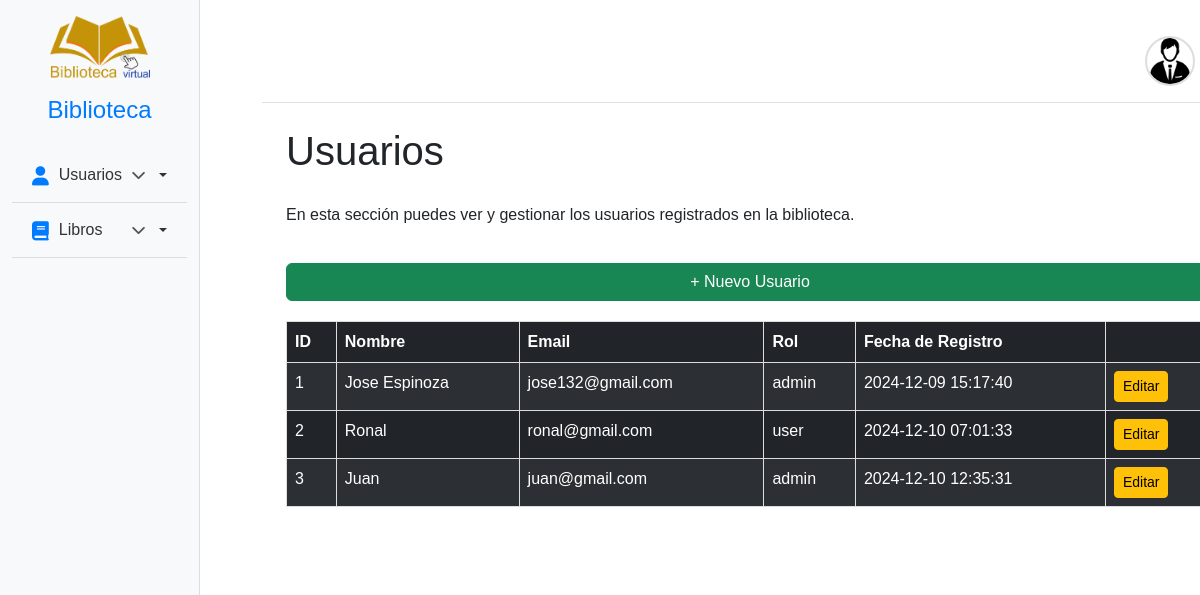
Screenshot of /admin/usuarios (signed in) with the database file from the repository.
### tables this page shows
CREATE TABLE usuarios (
        id_usuario INTEGER PRIMARY KEY AUTOINCREMENT,
        nombre TEXT NOT NULL,
        email TEXT UNIQUE NOT NULL,
        password TEXT NOT NULL,
        rol TEXT CHECK(rol IN ('admin', 'user')) NOT NULL,
        fecha_registro TIMESTAMP DEFAULT CURRENT_TIMESTAMP
        );

### blueprints/administrador/__init__.py (the view)
@administrador_bp.route('/admin/usuarios')
def usuarios():
    if session.get('user_role') != 'admin':
        return redirect(url_for('login.login'))  # Redirige al login si no es admin
    usuarios = query_db("SELECT * FROM usuarios")
    return render_template('usuarios.html', usuarios=usuarios)

### blueprints/administrador/__init__.py (called while the page is built)
def query_db(query, args=(), one=False):
    conn = sqlite3.connect('biblioteca.db')
    conn.row_factory = sqlite3.Row
    cur = conn.cursor()
    cur.execute(query, args)
    rv = cur.fetchall()
    conn.commit()
    conn.close()
    return (rv[0] if rv else None) if one else rv

### blueprints/index/__init__.py (called while the page is built)
def query_db(query, args=(), one=False):
    conn = sqlite3.connect('biblioteca.db')
    cursor = conn.cursor()
    cursor.execute(query, args)
    rv = cursor.fetchall()
    conn.close()
    return (rv[0] if rv else None) if one else rv

@index_bp.app_context_processor
def inject_categories():
    categorias = query_db("""
        SELECT
            id_categoria,
            nombre
        FROM categorias
    """)
    return {'categorias_navbar': categorias}

### blueprints/administrador/templates/usuarios.html (shortened to what this page needs)
{% extends 'baseadm.html' %}
{% block content %}
<h1>Usuarios</h1>
<p>En esta sección puedes ver y gestionar los usuarios registrados en la biblioteca.</p>
<a href="{{ url_for('administrador.agregar_usuario') }}" class="btn btn-success">+ Nuevo Usuario</a>
<table class="table table-dark table-striped">
    <thead>
        <tr>
            <th>ID</th>
            <th>Nombre</th>
            <th>Email</th>
            <th>Rol</th>
            <th>Fecha de Registro</th>
            <th></th>
        </tr>
    </thead>
    <tbody>
        {% for usuario in usuarios %}
        <tr>
            <td>{{ usuario['id_usuario'] }}</td>
            <td>{{ usuario['nombre'] }}</td>
            <td>{{ usuario['email'] }}</td>
            <td>{{ usuario['rol'] }}</td>
            <td>{{ usuario['fecha_registro'] }}</td>
            <td>
                <a href="{{ url_for('administrador.editar_usuario', id_usuario=usuario['id_usuario']) }}" class="btn btn-warning btn-sm">Editar</a>
            </td>
        </tr>
        {% else %}
        <tr>
            <td colspan="5" class="text-center">No hay usuarios registrados.</td>
        </tr>
        {% endfor %}
    </tbody>
</table>
{% endblock %}

### static/css/styleadmin.css (style rules this page uses)
* { margin: 0; padding: 0; box-sizing: border-box; font-family: Arial, sans-serif; }
html, body { width: 100%; height: 100%; overflow-x: hidden; }
body { display: flex; min-height: 100vh; background-color: #f9f9ff; color: #333; }
.table { width: 100%; margin-bottom: 20px; color: #333; border-collapse: collapse; }
.table thead { background-color: #007bff; color: #fff; }
.table th, .table td { padding: 10px; text-align: left; border: 1px solid #ddd; }
.btn { border-radius: 5px; }
.btn-success { background-color: #28a745; border-color: #28a745; color: #fff; }
.btn-warning { background-color: #ffc107; border-color: #ffc107; color: #fff; }

### rows the page displays
usuarios: id_usuario "1", nombre "Jose Espinoza", email "jose132@gmail.com", rol "admin", fecha_registro "2024-12-09 15:17:40"
usuarios: id_usuario "2", nombre "Ronal", email "ronal@gmail.com", rol "user", fecha_registro "2024-12-10 07:01:33"
usuarios: id_usuario "3", nombre "Juan", email "juan@gmail.com", rol "admin", fecha_registro "2024-12-10 12:35:31"
